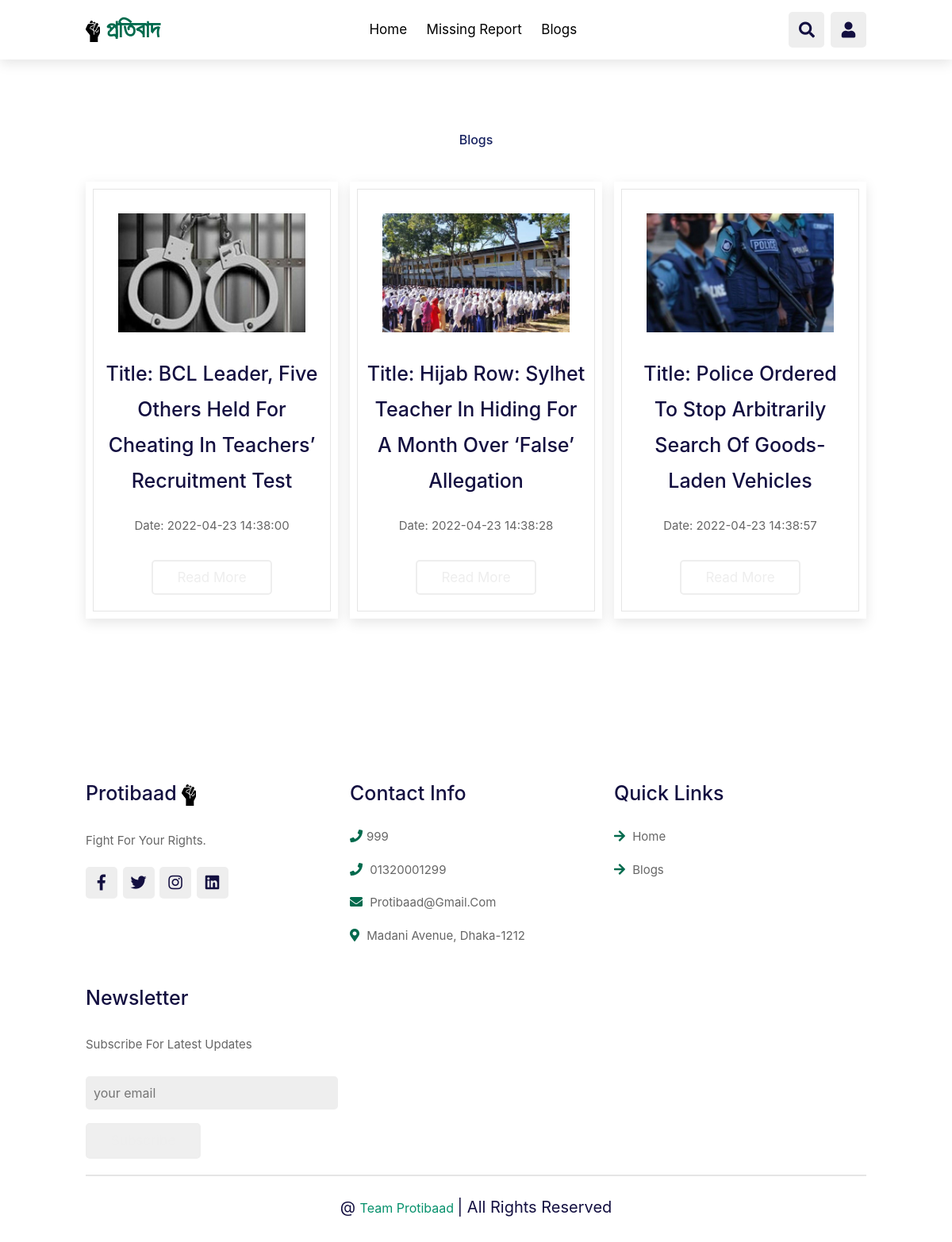
/blogs.php, run on the app's committed database.
### tables this page shows
CREATE TABLE `blogs` (
  `id` int(20) NOT NULL,
  `title` varchar(255) NOT NULL,
  `description` text NOT NULL,
  `image` varchar(255) NOT NULL,
  `posted_by` int(20) NOT NULL,
  `posted_at` timestamp NOT NULL DEFAULT current_timestamp() ON UPDATE current_timestamp()
);

### blogs.php (the view, shortened to what this page needs)
<?php include 'includes/connection.php';?>
<?php
$sql = "SELECT * FROM blogs";
$result = mysqli_query($conn, $sql);
?>
<?php include('includes/user_header.php') ?>
    <?php include('includes/user_navbar.php') ?>
    <section class="features margin-top" id="features">
        <h1 class="heading"> <span style="color:#172260;">Blogs</span> </h1>
        <div class="box-container">
            <?php while($row =  mysqli_fetch_array($result)) { ?>
            <div class="box">
                <?php if($row['image']) { ?>
                    <img src="<?php echo $row['image']?> " alt="">
                <?php } else { ?>
                    <img src="image/fev.png" alt="">
                <?php } ?>
                <h3>Title: <?php echo $row['title']; ?></h3>
                <p>Date: <?php echo $row['posted_at']; ?></p>
                <a href="blog_details.php?id=<?php echo $row['id']; ?>" class="btn">Read More</a>
            </div>
            <?php } ?>
        </div>
         <br><br><br>
        <br><br><br>
    </section>
    <?php include('includes/user_footer.php') ?>
</body>
</html>

### css/welcome.css (style rules this page uses)
:root { --orange:#ff7800; --black:#130f40; --light-color:#666; --box-shadow:0 .5rem 1.5rem rgba(0,0,0,.1); --border:.2rem solid rgba(0,0,0,.1); --outline:.1rem solid rgba(0,0,0,.1); --outline-hover:.2rem solid var(--black); }
* { font-family: 'Poppins', sans-serif; margin:0; padding:0; box-sizing: border-box; outline: none; border:none; text-decoration: none; text-transform: capitalize; transition: all .2s linear; }
html { font-size: 62.5%; overflow-x: hidden; scroll-behavior: smooth; scroll-padding-top: 7rem; }
body { background:#eee; }
section { padding:2rem 9%; }
.heading { text-align: center; padding:1rem; padding-bottom: 3rem; font-size: 3.5rem; color:var(--black); }
.heading span { color:#fff; display: inline-block; padding:.1.5rem; }
.btn { margin-top: 1rem; display: inline-block; padding:.8rem 3rem; font-size: 1.7rem; border-radius: .5rem; border: .2rem solid #eee !important; color:#eee !important; cursor: pointer; }
.margin-top { margin-top: 100px; }
.features .box-container { display: grid; grid-template-columns: repeat(auto-fit, minmax(30rem, 1fr)); gap:1.5rem; }
.features .box-container .box { padding:3rem 2rem; background: #fff; outline: var(--outline); outline-offset: -1rem; text-align: center; box-shadow: var(--box-shadow); }
.features .box-container .box img { margin:1rem 0; height: 15rem; }
.features .box-container .box h3 { font-size: 2.5rem; line-height: 1.8; color:var(--black); }
.features .box-container .box p { font-size: 1.5rem; line-height: 1.8; color:var(--light-color); padding:1rem 0; }

### poll/pollstyle.css (style rules this page uses)
* { box-sizing: border-box; font-family: -apple-system, BlinkMacSystemFont, "segoe ui", roboto, oxygen, ubuntu, cantarell, "fira sans", "droid sans", "helvetica neue", Arial, sans-serif; font-size: 16px; -webkit-font-smoothing: antialiased; -moz-osx-font-smoothing: grayscale; }
body { background-color: #FFFFFF; margin: 0; }

### data on the page
blogs: image (picture), title "BCL Leader, Five Others Held For Cheating In Teachers’ Recruitment Test", posted_at "2022-04-23 14:38:00"
blogs: image (picture), title "Hijab Row: Sylhet Teacher In Hiding For A Month Over ‘false’ Allegation", posted_at "2022-04-23 14:38:28"
blogs: image (picture), title "Police Ordered To Stop Arbitrarily Search Of Goods-Laden Vehicles", posted_at "2022-04-23 14:38:57"
